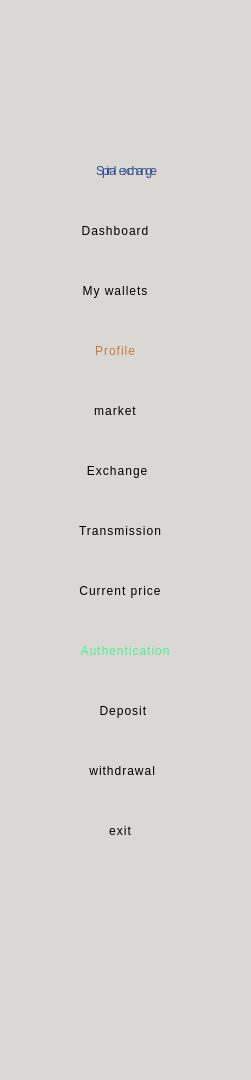
  <widget class="QWidget" name="widget_5" native="true">
   <property name="geometry">
    <rect>
     <x>1290</x>
     <y>0</y>
     <width>251</width>
     <height>1080</height>
    </rect>
   </property>
   <property name="styleSheet">
    <string notr="true">background-color:#d9d8d4  ;</string>
   </property>
   <widget class="QPushButton" name="Mywallets_btn">
    <property name="geometry">
     <rect>
      <x>30</x>
      <y>270</y>
      <width>171</width>
      <height>41</height>
     </rect>
    </property>
    <property name="cursor">
     <cursorShape>PointingHandCursor</cursorShape>
    </property>
    <property name="styleSheet">
     <string notr="true">border:none;
font: 24pt &quot;Bangers&quot;;
letter-spacing: 1px;
color: rgb(0, 0, 0);
</string>
    </property>
    <property name="text">
     <string>My wallets</string>
    </property>
   </widget>
   <widget class="QPushButton" name="Transmission_btn">
    <property name="geometry">
     <rect>
      <x>10</x>
      <y>510</y>
      <width>221</width>
      <height>41</height>
     </rect>
    </property>
    <property name="cursor">
     <cursorShape>PointingHandCursor</cursorShape>
    </property>
    <property name="styleSheet">
     <string notr="true">border:none;
color: rgb(0, 0, 0);
font: 24pt &quot;Bangers&quot;;
letter-spacing: 1px;</string>
    </property>
    <property name="text">
     <string>Transmission</string>
    </property>
   </widget>
   <widget class="QLabel" name="app_logo">
    <property name="enabled">
     <bool>true</bool>
    </property>
    <property name="geometry">
     <rect>
      <x>0</x>
      <y>0</y>
      <width>251</width>
      <height>151</height>
     </rect>
    </property>
    <property name="text">
     <string/>
    </property>
    <property name="pixmap">
     <pixmap>E:/Downloads/logo for a currency exchange named heliacal (1).png</pixmap>
    </property>
    <property name="scaledContents">
     <bool>true</bool>
    </property>
    <property name="indent">
     <number>-6</number>
    </property>
   </widget>
   <widget class="QPushButton" name="Dashboard_btn">
    <property name="geometry">
     <rect>
      <x>20</x>
      <y>210</y>
      <width>191</width>
      <height>41</height>
     </rect>
    </property>
    <property name="cursor">
     <cursorShape>PointingHandCursor</cursorShape>
    </property>
    <property name="styleSheet">
     <string notr="true">border:none;
color: rgb(0, 0, 0);
font: 24pt &quot;Bangers&quot;;
letter-spacing: 1px;</string>
    </property>
    <property name="text">
     <string>Dashboard</string>
    </property>
   </widget>
   <widget class="QPushButton" name="Authentication_btn">
    <property name="geometry">
     <rect>
      <x>10</x>
      <y>630</y>
      <width>231</width>
      <height>41</height>
     </rect>
    </property>
    <property name="cursor">
     <cursorShape>PointingHandCursor</cursorShape>
    </property>
    <property name="styleSheet">
     <string notr="true">border:none;
color: #4fee93;
font: 24pt &quot;Bangers&quot;;
letter-spacing: 1px;</string>
    </property>
    <property name="text">
     <string>Authentication</string>
    </property>
   </widget>
   <widget class="QLabel" name="app_name">
    <property name="enabled">
     <bool>false</bool>
    </property>
    <property name="geometry">
     <rect>
      <x>0</x>
      <y>150</y>
      <width>251</width>
      <height>41</height>
     </rect>
    </property>
    <property name="styleSheet">
     <string notr="true">  border: none;  
color: #344b90;
background-color: #d9d8d4;
font: 20pt &quot;Rubik Wet Paint&quot;;
letter-spacing: -2px;
word-spacing: 3px;
</string>
    </property>
    <property name="text">
     <string>Spiral exchange</string>
    </property>
    <property name="alignment">
     <set>Qt::AlignmentFlag::AlignCenter</set>
    </property>
   </widget>
   <widget class="QPushButton" name="Profile_btn">
    <property name="geometry">
     <rect>
      <x>10</x>
      <y>330</y>
      <width>211</width>
      <height>41</height>
     </rect>
    </property>
    <property name="cursor">
     <cursorShape>PointingHandCursor</cursorShape>
    </property>
    <property name="styleSheet">
     <string notr="true">border:none;
color: #c97940;
font: 24pt &quot;Bangers&quot;;
letter-spacing: 1px;</string>
    </property>
    <property name="text">
     <string>Profile</string>
    </property>
   </widget>
   <widget class="QPushButton" name="currentprice_btn">
    <property name="geometry">
     <rect>
      <x>10</x>
      <y>570</y>
      <width>221</width>
      <height>41</height>
     </rect>
    </property>
    <property name="cursor">
     <cursorShape>PointingHandCursor</cursorShape>
    </property>
    <property name="styleSheet">
     <string notr="true">border:none;
color: rgb(0, 0, 0);
font: 24pt &quot;Bangers&quot;;
letter-spacing: 1px;</string>
    </property>
    <property name="text">
     <string>Current price</string>
    </property>
   </widget>
   <widget class="QPushButton" name="deposit_btn">
    <property name="geometry">
     <rect>
      <x>40</x>
      <y>690</y>
      <width>171</width>
      <height>41</height>
     </rect>
    </property>
    <property name="cursor">
     <cursorShape>PointingHandCursor</cursorShape>
    </property>
    <property name="styleSheet">
     <string notr="true">border:none;
color: rgb(0, 0, 0);
font: 24pt &quot;Bangers&quot;;
letter-spacing: 1px;</string>
    </property>
    <property name="text">
     <string>Deposit </string>
    </property>
   </widget>
   <widget class="QPushButton" name="market_btn">
    <property name="geometry">
     <rect>
      <x>30</x>
      <y>390</y>
      <width>171</width>
      <height>41</height>
     </rect>
    </property>
    <property name="cursor">
     <cursorShape>PointingHandCursor</cursorShape>
    </property>
    <property name="styleSheet">
     <string notr="true">border:none;
color: rgb(0, 0, 0);
font: 24pt &quot;Bangers&quot;;
letter-spacing: 1px;</string>
    </property>
    <property name="text">
     <string>market</string>
    </property>
   </widget>
   <widget class="QPushButton" name="withdrawal_btn">
    <property name="geometry">
     <rect>
      <x>20</x>
      <y>750</y>
      <width>201</width>
      <height>41</height>
     </rect>
    </property>
    <property name="cursor">
     <cursorShape>PointingHandCursor</cursorShape>
    </property>
    <property name="styleSheet">
     <string notr="true">border:none;
color: rgb(0, 0, 0);
font: 24pt &quot;Bangers&quot;;
letter-spacing: 1px;</string>
    </property>
    <property name="text">
     <string> withdrawal</string>
    </property>
   </widget>
   <widget class="QPushButton" name="easyexchange_btn">
    <property name="geometry">
     <rect>
      <x>40</x>
      <y>450</y>
      <width>151</width>
      <height>41</height>
     </rect>
    </property>
    <property name="cursor">
     <cursorShape>PointingHandCursor</cursorShape>
    </property>
    <property name="styleSheet">
     <string notr="true">border:none;
color: rgb(0, 0, 0);
font: 24pt &quot;Bangers&quot;;
letter-spacing: 1px;</string>
    </property>
    <property name="text">
     <string> Exchange</string>
    </property>
   </widget>
   <widget class="QPushButton" name="exit_btn">
    <property name="geometry">
     <rect>
      <x>20</x>
      <y>810</y>
      <width>201</width>
      <height>41</height>
     </rect>
    </property>
    <property name="cursor">
     <cursorShape>PointingHandCursor</cursorShape>
    </property>
    <property name="styleSheet">
     <string notr="true">border:none;
color: rgb(0, 0, 0);
font: 24pt &quot;Bangers&quot;;
letter-spacing: 1px;</string>
    </property>
    <property name="text">
     <string>exit</string>
    </property>
   </widget>
  </widget>
